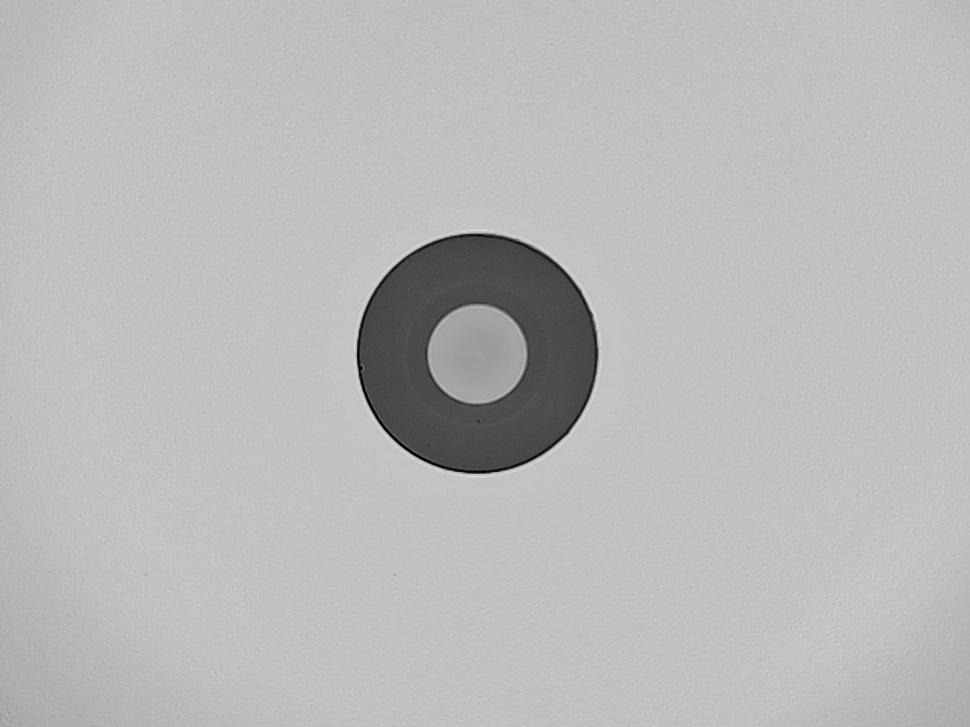
#> input picture samples2/img38.jpg, 970 x 727 px, shrunk from 1152 x 864 before the run, found by its file name
$ python crop_circle_region.py
#> lines starting #> are read from the running program, lines starting #| are printed output that depends on the picture; after the words box and inside, x2 and y2 are one past the last pixel; in counts of white or black regions, pixels touching at a corner belong together
import cv2
import numpy as np

# Load image
img_path = r"C:\Users\Saem1001\Documents\GitHub\OpenCV-Practice\samples2\img38.jpg"
img = cv2.imread(img_path)
#> img is the input picture: shape (727, 970, 3); min 0, max 225, mean 185.2

# Define circle
center = (img.shape[1] // 2, img.shape[0] // 2)
#> center = (485, 363)
radius = min(img.shape[0], img.shape[1]) // 3
#> radius = 242

# Create circular mask
mask = np.zeros(img.shape[:2], np.uint8)
cv2.circle(mask, center, radius, 255, -1)
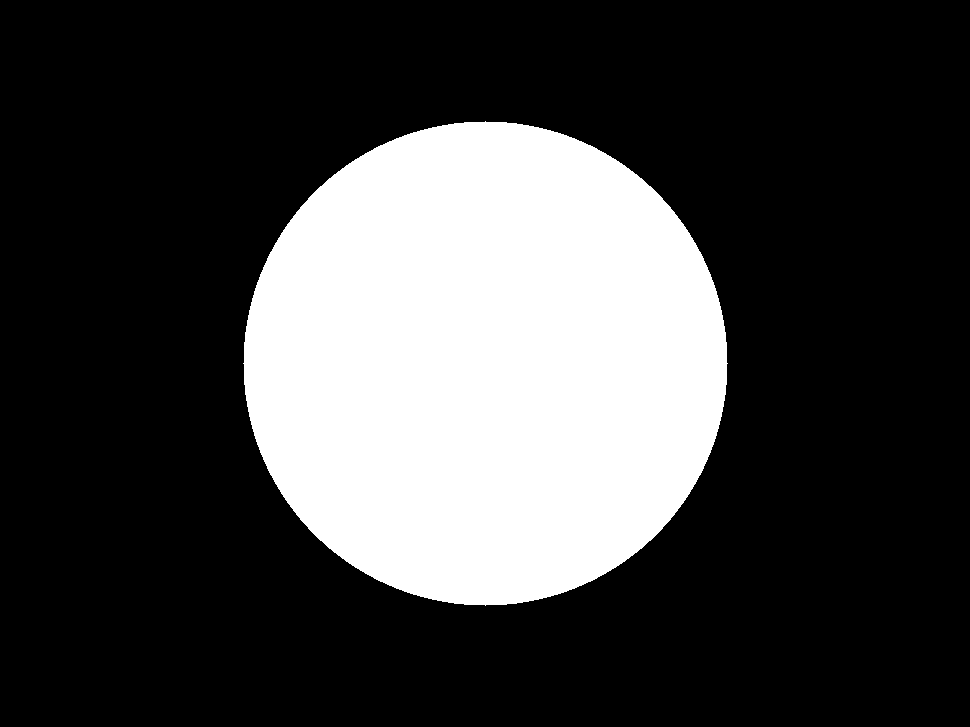
#> mask: shape (727, 970); 26.1% white; 1 white region, box (x1, y1, x2, y2) and area: (243, 121, 728, 606) 183941

# Apply mask
masked = cv2.bitwise_and(img, img, mask=mask)
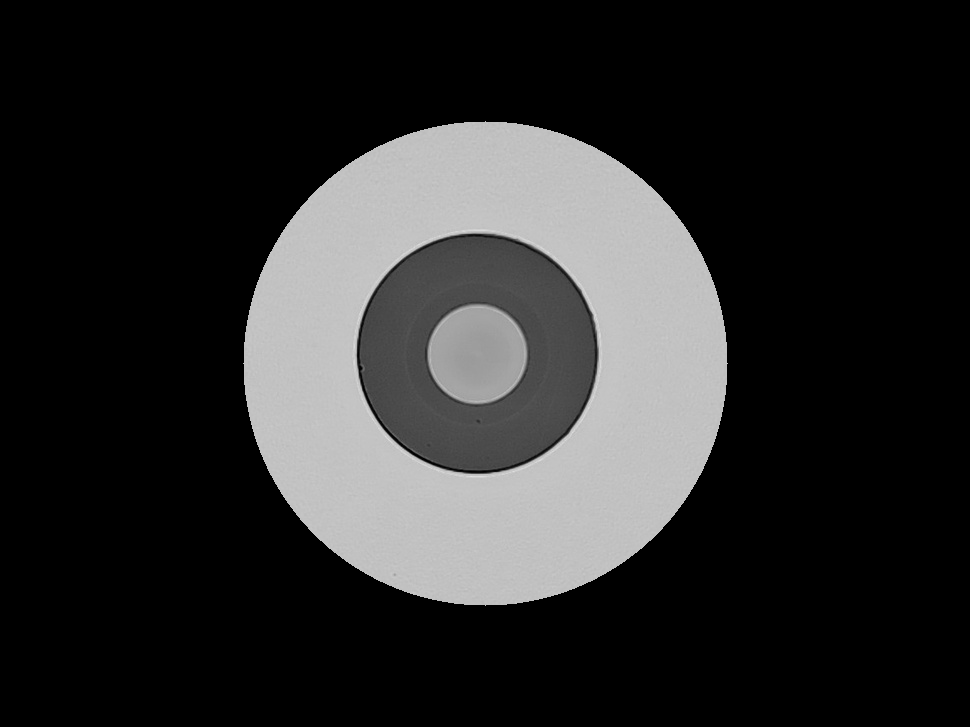
#> masked: shape (727, 970, 3); min 0, max 225, mean 43.6

# Find bounding box of the circle
x = center[0] - radius
#> x = 243
y = center[1] - radius
#> y = 121
w = h = 2 * radius
#> w = 484; h = 484

# Crop to bounding box
cropped = masked[y:y+h, x:x+w]
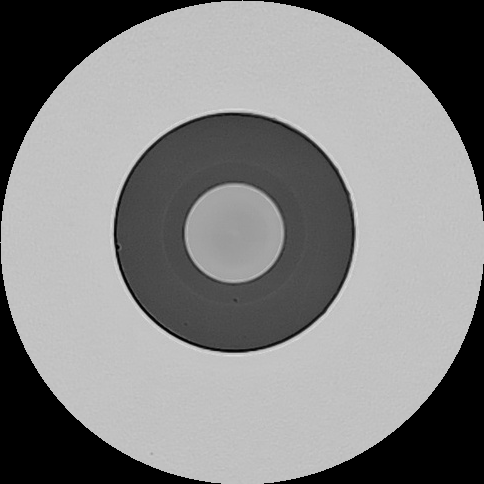
#> cropped: shape (484, 484, 3); min 0, max 225, mean 131.3

# Save result
cv2.imwrite("cropped_circle.png", cropped)
print(f"Cropped circular region: size={cropped.shape[:2]}")
#| Cropped circular region: size=(484, 484)

$ run again, with samples2/img35.jpg copied over samples2/img38.jpg
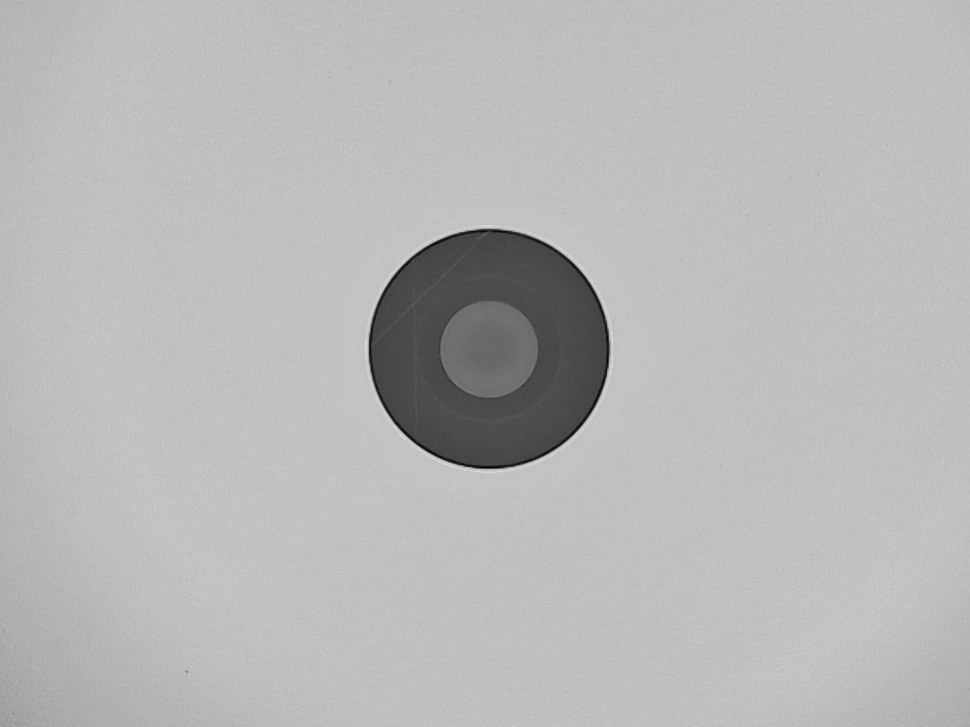
#> input picture samples2/img35.jpg, 970 x 727 px, shrunk from 1152 x 864 before the run, found by its file name
#> img is the input picture: shape (727, 970, 3); min 2, max 223, mean 183.8
#> mask: shape (727, 970); 26.1% white; 1 white region, box (x1, y1, x2, y2) and area: (243, 121, 728, 606) 183941
#> `masked = cv2.bitwise_and(img, img, mask=mask)`:
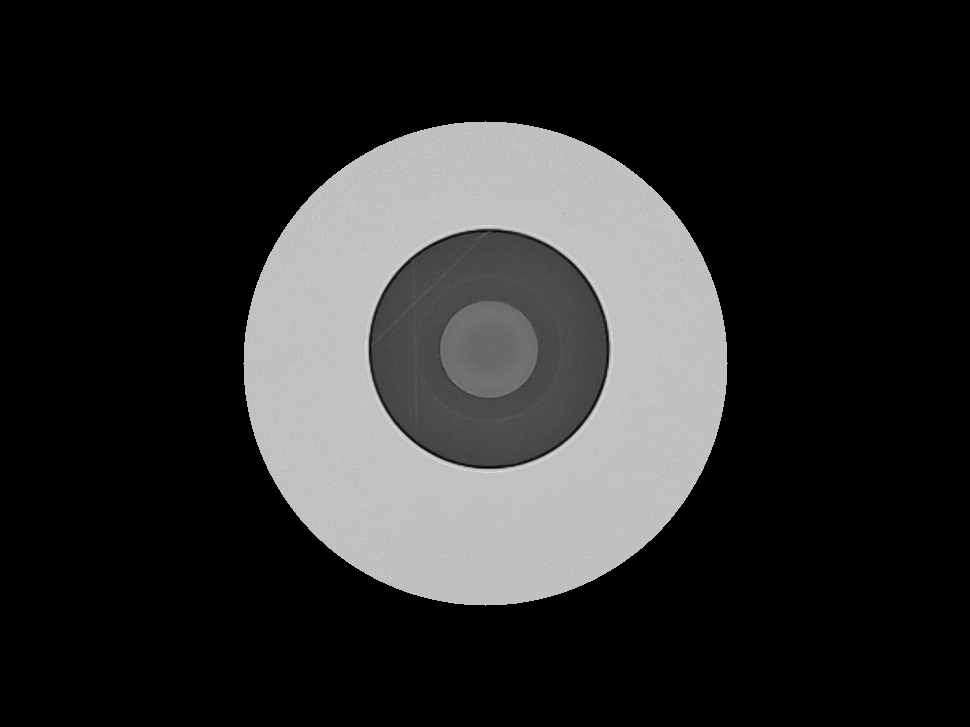
#> masked: shape (727, 970, 3); min 0, max 223, mean 43
#> `cropped = masked[y:y+h, x:x+w]`:
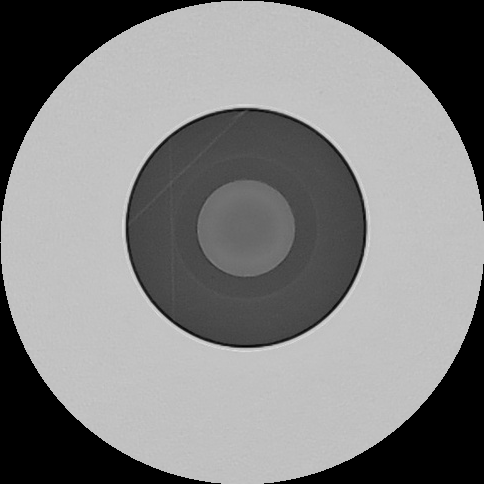
#> cropped: shape (484, 484, 3); min 0, max 223, mean 129.3
#| Cropped circular region: size=(484, 484)

$ run again, with samples2/ima12.jpg copied over samples2/img38.jpg
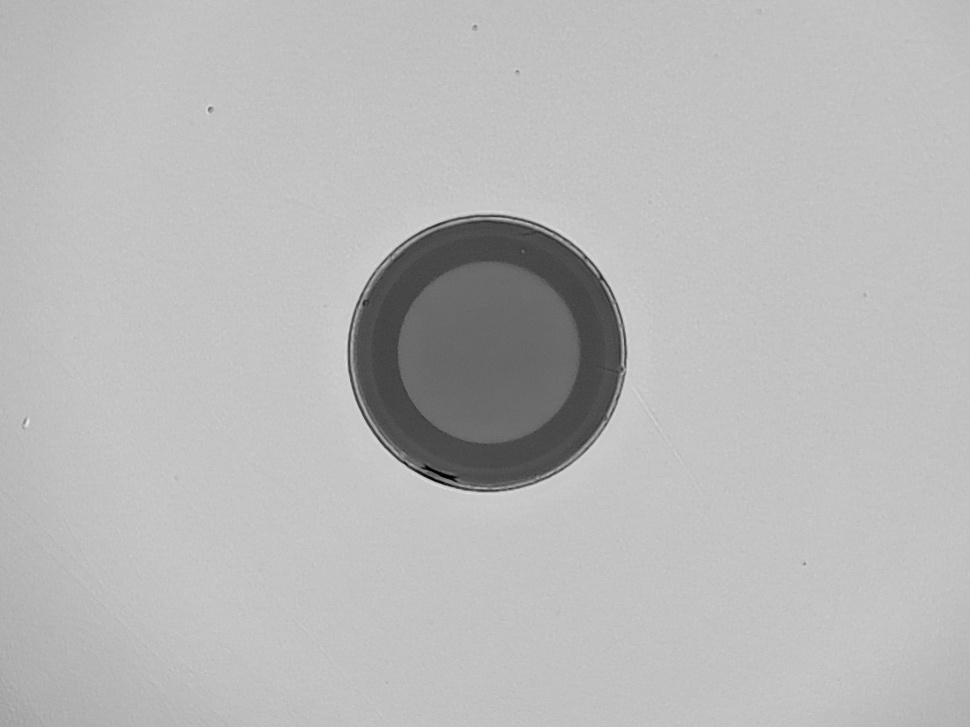
#> input picture samples2/ima12.jpg, 970 x 727 px, shrunk from 1152 x 864 before the run, found by its file name
#> img is the input picture: shape (727, 970, 3); min 0, max 231, mean 184.3
#> mask: shape (727, 970); 26.1% white; 1 white region, box (x1, y1, x2, y2) and area: (243, 121, 728, 606) 183941
#> `masked = cv2.bitwise_and(img, img, mask=mask)`:
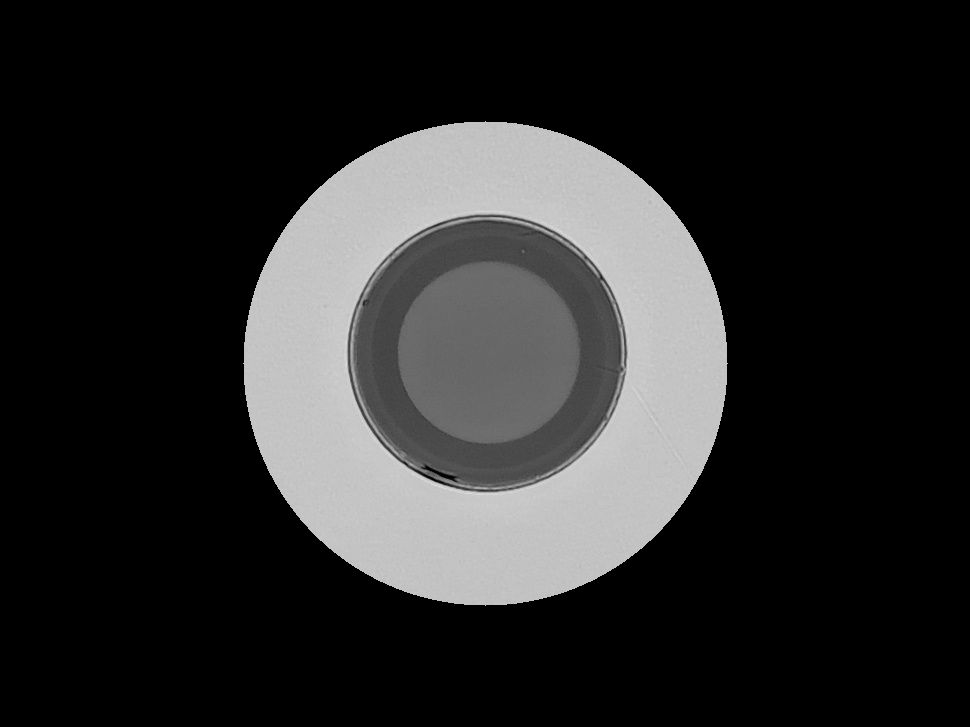
#> masked: shape (727, 970, 3); min 0, max 224, mean 42.1
#> `cropped = masked[y:y+h, x:x+w]`:
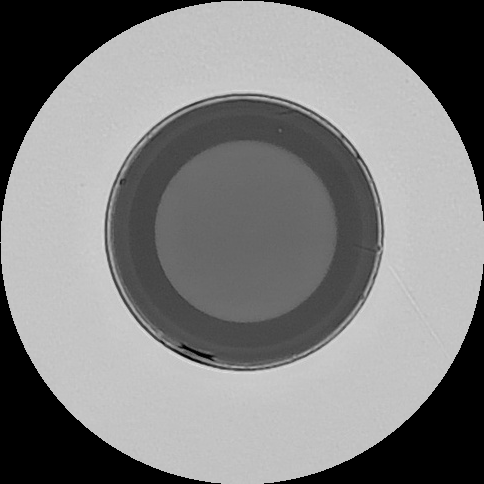
#> cropped: shape (484, 484, 3); min 0, max 224, mean 126.6
#| Cropped circular region: size=(484, 484)
